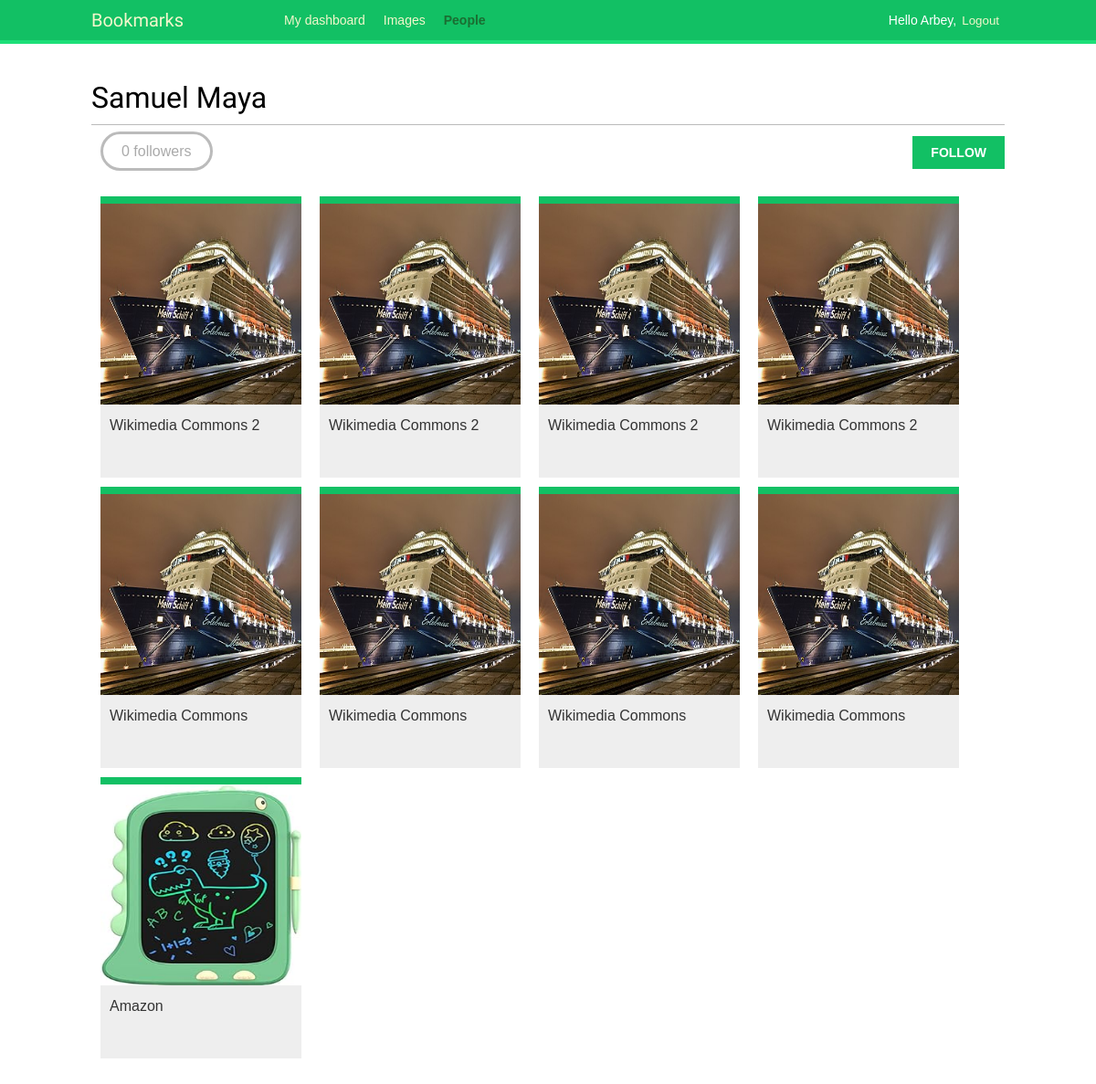
The app's page /account/users/admin/ (signed in) with its own data.
### images/models.py (models this page shows, shortened)
class Image(models.Model):
    user = models.ForeignKey(
        settings.AUTH_USER_MODEL,
        related_name='images_created',
        on_delete=models.CASCADE,
    )
    title = models.CharField(max_length=200)
    slug = models.SlugField(max_length=200, blank=True)
    url = models.URLField(max_length=2000)
    image = models.ImageField(upload_to='images/%Y/%m/%d/')
    description = models.TextField(blank=True)
    created = models.DateTimeField(auto_now_add=True)
    users_like = models.ManyToManyField(
        settings.AUTH_USER_MODEL,
        related_name='images_liked',
        blank=True,
    )
    class Meta:
        indexes = [
            models.Index(fields=['-created']),
        ]
        ordering = ['-created']
    def get_absolute_url(self):
        return reverse('images:detail', args=[self.id, self.slug])

### account/views.py (the view)
# urls.py: path('users/<username>/', views.user_detail, name='user_detail'),
@login_required
def user_detail(request, username):
    user = get_object_or_404(User, username=username, is_active=True)
    return render(
        request,
        'account/user/detail.html',
        {'section': 'people', 'user': user},
    )

### account/templates/account/user/detail.html (shortened to what this page needs)
{% extends "base.html" %}
{% load thumbnail %}
{% block content %}
  <h1>{{ user.get_full_name }}</h1>
  {% with total_followers=user.followers.count %}
    <span class="count">
      <span class="total">{{ total_followers }}</span>
      follower{{ total_followers|pluralize }}
    </span>
    <a href="#" data-id="{{ user.id }}" data-action="{% if request.user in user.followers.all %}un{% endif %}follow" class="follow button">
      {% if request.user not in user.followers.all %}
        Follow
      {% else %}
        Unfollow
      {% endif %}
    </a>
    <div id="image-list" class="image-container">
      {% include "images/image/list_images.html" with images=user.images_created.all %}
    </div>
  {% endwith %}
{% endblock %}

### account/templates/base.html (shortened to what this page needs)
{% load static %}
<!DOCTYPE html>
<html>
<head>
  <link href="{% static "css/base.css" %}" rel="stylesheet">
</head>
<body>
  <div id="header">
    <span class="logo">Bookmarks</span>
    {% if request.user.is_authenticated %}
      <ul class="menu">
        <li {% if section == "dashboard" %}class="selected"{% endif %}>
          <a href="{% url "dashboard" %}">My dashboard</a>
        </li>
        <li {% if section == "images" %}class="selected"{% endif %}>
          <a href="{% url "images:list" %}">Images</a>
        </li>
        <li {% if section == "people" %}class="selected"{% endif %}>
          <a href="{% url "user_list" %}">People</a>
        </li>
      </ul>
    {% endif %}
    <span class="user">
      {% if request.user.is_authenticated %}
        Hello {{ request.user.first_name|default:request.user.username }},
        <form action="{% url "logout" %}" method="post">
          <button type="submit">Logout</button>
        </form>
      {% else %}
        <a href="{% url "login" %}">Log-in</a>
      {% endif %}
    </span>
  </div>
  <div id="content">
    {% block content %}
    {% endblock %}
  </div>
</body>
</html>

### images/templates/images/image/list_images.html
{% load thumbnail %}
{% for image in images %}
  <div class="image">
    <a href="{{ image.get_absolute_url }}">
      {% thumbnail image.image 300x300 crop="smart" as im %}
      <a href="{{ image.get_absolute_url }}">
        <img src="{{ im.url }}">
      </a>
    </a>
    <div class="info">
      <a href="{{ image.get_absolute_url }}" class="title">
        {{ image.title }}
      </a>
    </div>
  </div>
{% endfor %}

### account/static/css/base.css (style rules this page uses)
body { margin:0; padding:0; font-family:helvetica, sans-serif; }
a { color:#12c064; text-decoration:none; }
h1, h2, h3, h4, h5 , h6 { font-family: 'Muli', sans-serif; font-weight:normal; }
h1 { border-bottom:1px solid #bbb; padding:0 0 10px 0; margin:10px 0 20px 0; }
#header { padding:10px 100px; font-size:14px; background:#12c064; color:#fff; border-bottom:4px solid #1cdf78; overflow:auto; }
#header .logo { font-family: 'Muli', sans-serif; float:left; color:#f3f7cc; font-size:20px; margin-right:10%; }
#header ul.menu { list-style:none; float:left; margin:0; padding:0; }
#header ul.menu li { float:left; padding:4px 10px; }
#header ul.menu li.selected a, #header ul.menu li.selected a:hover { color:#1b6d32; font-weight:bold; }
#header a { color:#f3f7cc; }
#header .user { float:right; padding-top:4px; }
#header .user form { display:inline; float:right; }
#header .user button { background:none; color:#f3f7cc; border:none; cursor:pointer; float:left; display:inline; }
#content { padding:30px 100px; }
form { overflow:auto; }
input[type=submit], a.button { font-weight:bold; background:#12c064; color:#fff; padding:10px 20px; font-size:14px; text-transform:uppercase; }
.count { color:#aaa; border:3px solid #bbb; border-radius:26px; padding:10px 20px; margin:20px 10px 0; }
a.like, a.follow { float:right; margin-top:-8px; }
#image-list { overflow:hidden; }
#image-list .image { float:left; width:220px; height:300px; margin:0 10px 10px 10px; border-top:8px solid #12c064; background:#eee; }
#image-list img { width:220px; height:220px; }
#image-list .info { padding:10px; }
#image-list .info a { color:#333; }
.image-container { margin-top:40px; }

### records on screen
Image: title "Wikimedia Commons 2"
Image: title "Wikimedia Commons 2"
Image: title "Wikimedia Commons 2"
Image: title "Wikimedia Commons 2"
Image: title "Wikimedia Commons"
Image: title "Wikimedia Commons"
Image: title "Wikimedia Commons"
Image: title "Wikimedia Commons"
Image: shows a picture, title "Amazon"

### other values on screen
{{ request.user.first_name|default:request.user.username }} "Arbey"
{{ user.get_full_name }} "Samuel Maya"
{{ total_followers }} "0"
